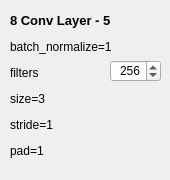
        <widget class="QWidget" name="tabWidgetPage9">
         <attribute name="title">
          <string/>
         </attribute>
         <widget class="QLabel" name="TrainWigLabel_7">
          <property name="geometry">
           <rect>
            <x>10</x>
            <y>10</y>
            <width>141</width>
            <height>21</height>
           </rect>
          </property>
          <property name="text">
           <string>&lt;html&gt;&lt;head/&gt;&lt;body&gt;&lt;p&gt;&lt;span style=&quot; font-size:10pt; font-weight:600;&quot;&gt;8 Conv Layer - 5&lt;/span&gt;&lt;/p&gt;&lt;/body&gt;&lt;/html&gt;</string>
          </property>
         </widget>
         <widget class="QLabel" name="TrainWigLabel_24">
          <property name="geometry">
           <rect>
            <x>10</x>
            <y>40</y>
            <width>151</width>
            <height>131</height>
           </rect>
          </property>
          <property name="text">
           <string>&lt;html&gt;&lt;head/&gt;&lt;body&gt;&lt;p&gt;batch_normalize=1&lt;/p&gt;&lt;p&gt;filters&lt;/p&gt;&lt;p&gt;size=3&lt;/p&gt;&lt;p&gt;stride=1&lt;/p&gt;&lt;p&gt;pad=1&lt;/p&gt;&lt;p&gt;activation=leaky&lt;/p&gt;&lt;/body&gt;&lt;/html&gt;</string>
          </property>
         </widget>
         <widget class="QSpinBox" name="spinBoxConv5">
          <property name="geometry">
           <rect>
            <x>110</x>
            <y>60</y>
            <width>51</width>
            <height>22</height>
           </rect>
          </property>
          <property name="alignment">
           <set>Qt::AlignRight|Qt::AlignTrailing|Qt::AlignVCenter</set>
          </property>
          <property name="buttonSymbols">
           <enum>QAbstractSpinBox::UpDownArrows</enum>
          </property>
          <property name="minimum">
           <number>1</number>
          </property>
          <property name="maximum">
           <number>4096</number>
          </property>
          <property name="singleStep">
           <number>16</number>
          </property>
          <property name="value">
           <number>256</number>
          </property>
         </widget>
        </widget>
